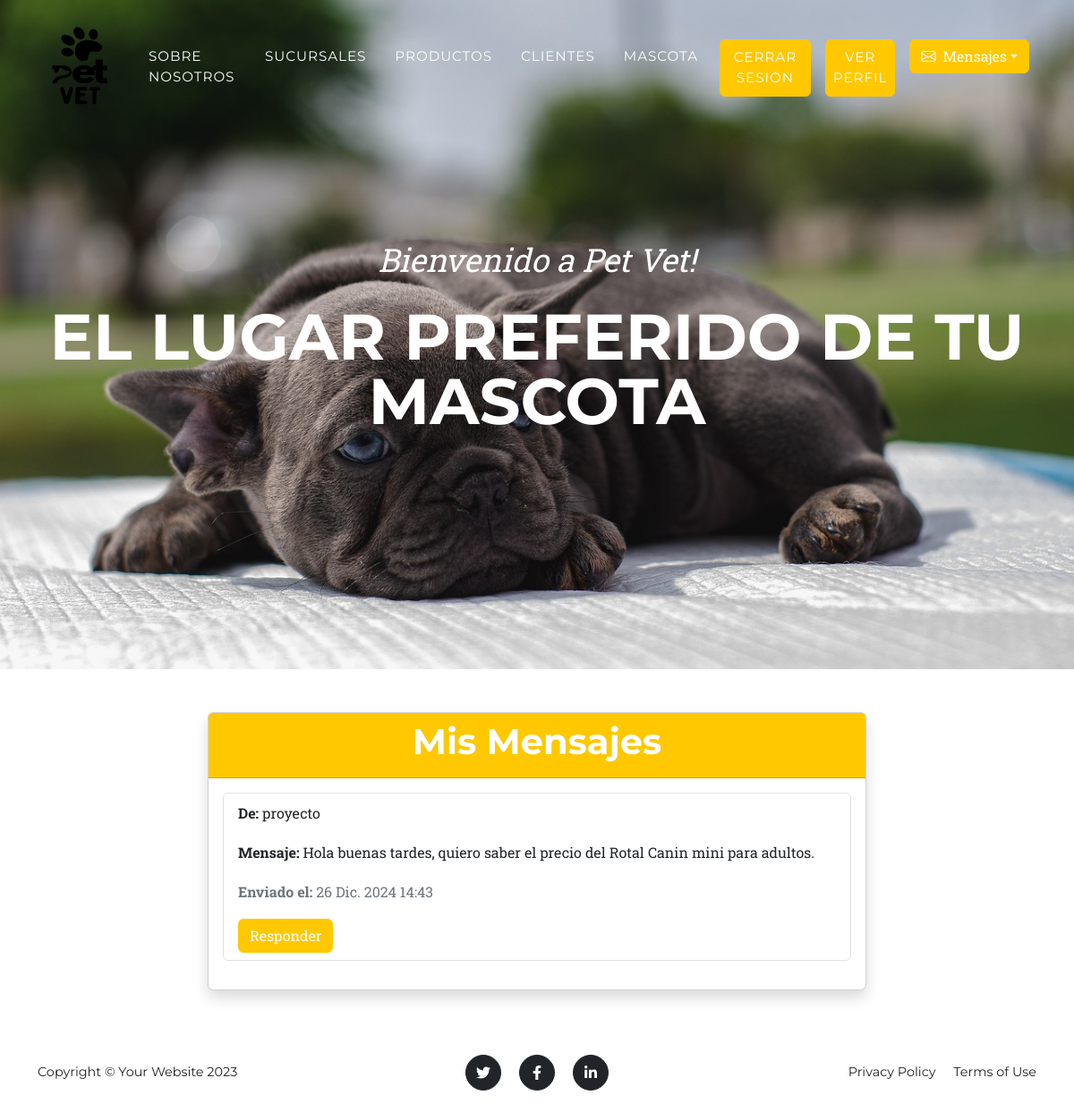
/mensajes/mostrar-mensaje/ (signed in), run on an earlier commit of the app's database.
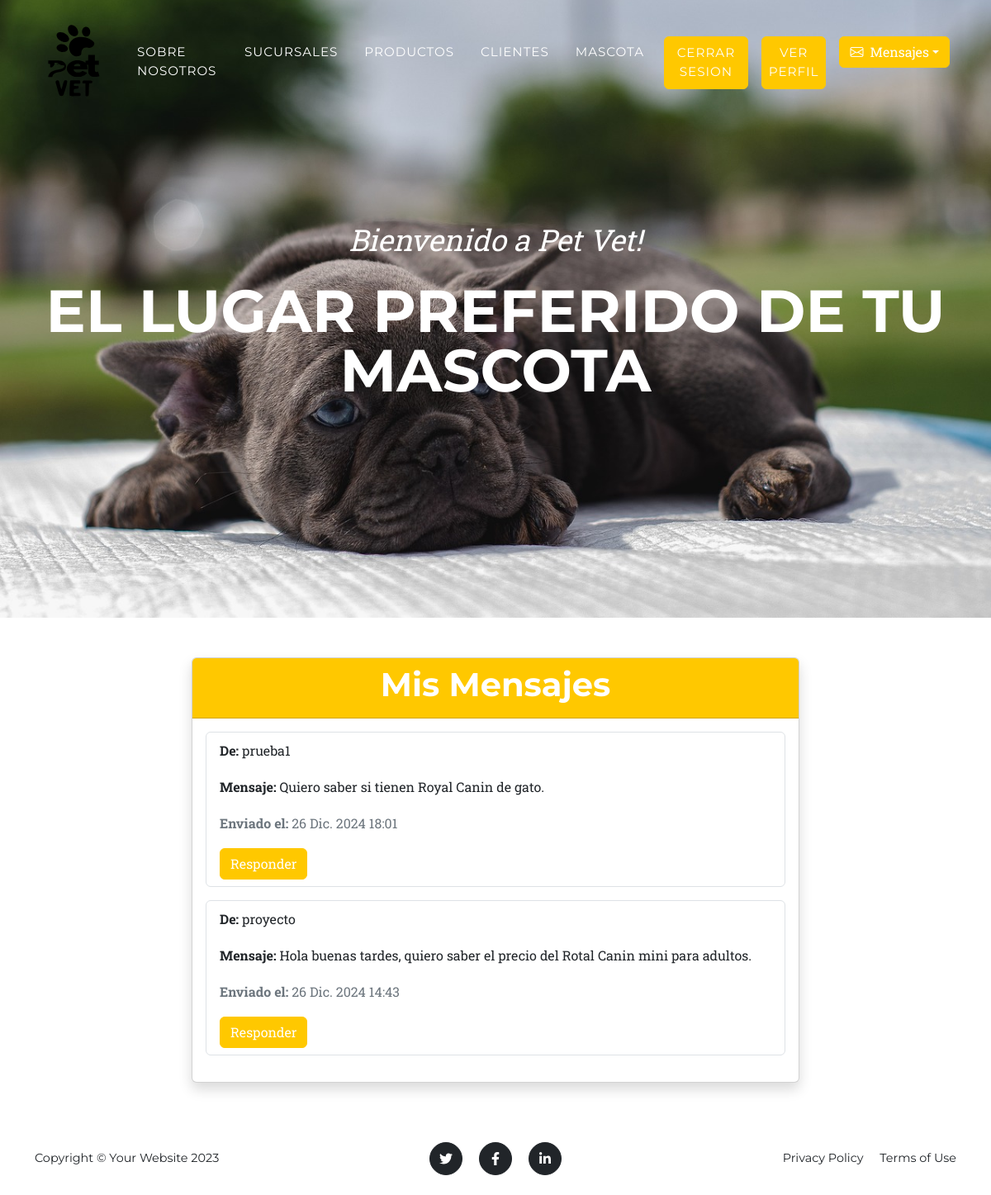
And on a later commit of the database.
### app_mensajeria/models.py (models this page shows, shortened)
class Mensaje(models.Model):
    remitente = models.ForeignKey(User, related_name="mensajes_enviados",
    on_delete=models.CASCADE)
    destinatario = models.ForeignKey(User, related_name="mensajes_recibidos",
    on_delete=models.CASCADE)
    contenido = models.TextField()
    fecha_envio = models.DateTimeField(auto_now_add=True)

### app_mensajeria/views.py (the view)
# urls.py: path("mostrar-mensaje/", views.mostrar_mensaje, name="mostrar-mensaje")
def mostrar_mensaje(request):
    mensajes = Mensaje.objects.filter(destinatario=request.user).order_by("-fecha_envio")
    return render(request, "app_mensajeria/mostrar-mensaje.html", {"mensajes": mensajes})

### app_mensajeria/templates/app_mensajeria/mostrar-mensaje.html (shortened to what this page needs)
{% extends "app_vete/base.html" %}
{% load static %}
{% block content %}
<div class="container my-5">
    <div class="row justify-content-center">
        <div class="col-md-8">
            <div class="card shadow">
                <div class="card-header text-center bg-primary text-white">
                    <h1>Mis Mensajes</h1>
                </div>
                <div class="card-body">
                    {% if mensajes %}
                        <div class="list-group">
                            {% for mensaje in mensajes %}
                                <div class="list-group-item mb-3 border border-success-subtle rounded">
                                    <p><strong>De:</strong> {{ mensaje.remitente }}</p>
                                    <p><strong>Mensaje:</strong> {{ mensaje.contenido }}</p>
                                    <p class="text-muted"><strong>Enviado el:</strong> {{ mensaje.fecha_envio }}</p>
                                    <a class="btn btn-warning" href = "{% url 'pagina-remodelacion' %}#mensaje">Responder</a>
                                </div>
                            {% endfor %}
                        </div>
                    {% else %}
                        <p class="text-center">No tienes mensajes aún.</p>
                        <a class="btn btn-warning" href = "{% url 'mostrar-perfil' %}">volver</a>
                    {% endif %}
                </div>
            </div>
        </div>
    </div>
</div>
{% endblock %}

What changed in the data, as far as the page shows it:
added Mensaje: remitente "prueba1", contenido "Quiero saber si tienen Royal Canin de gato.", fecha_envio "26 Dic. 2024 18:01"
